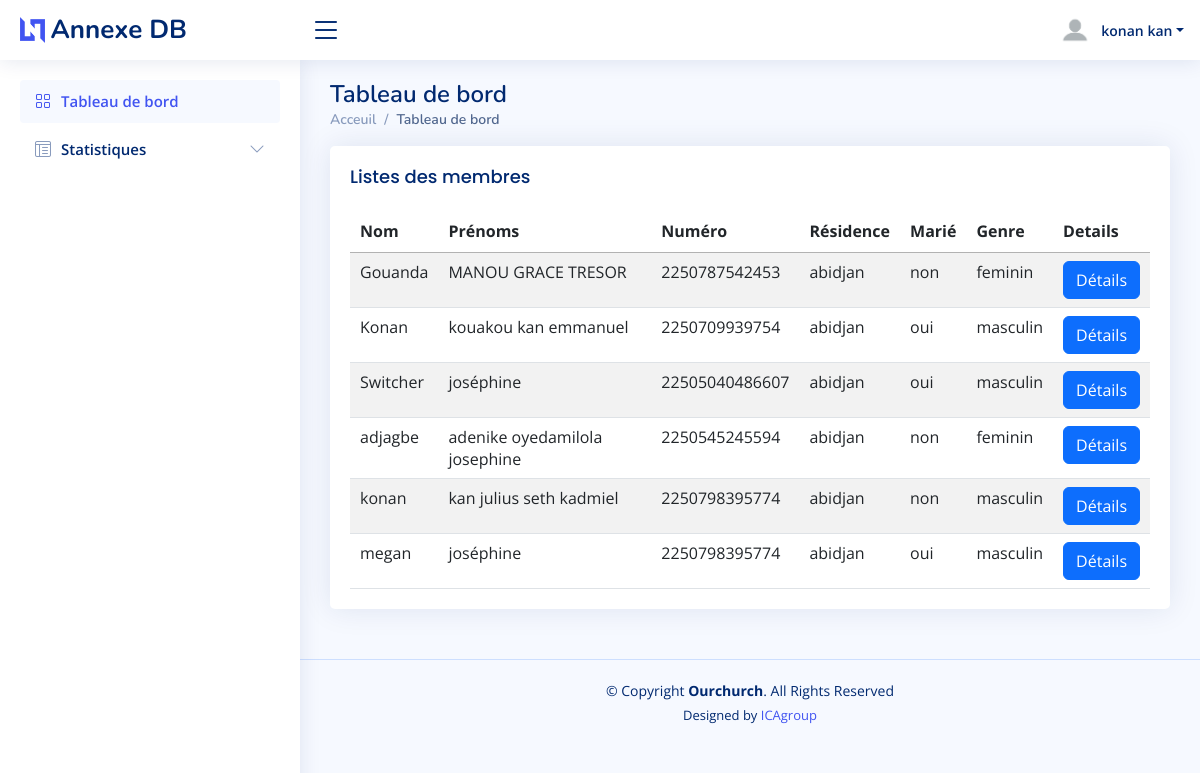
Page /comptes/index (signed in) on the earlier database version.
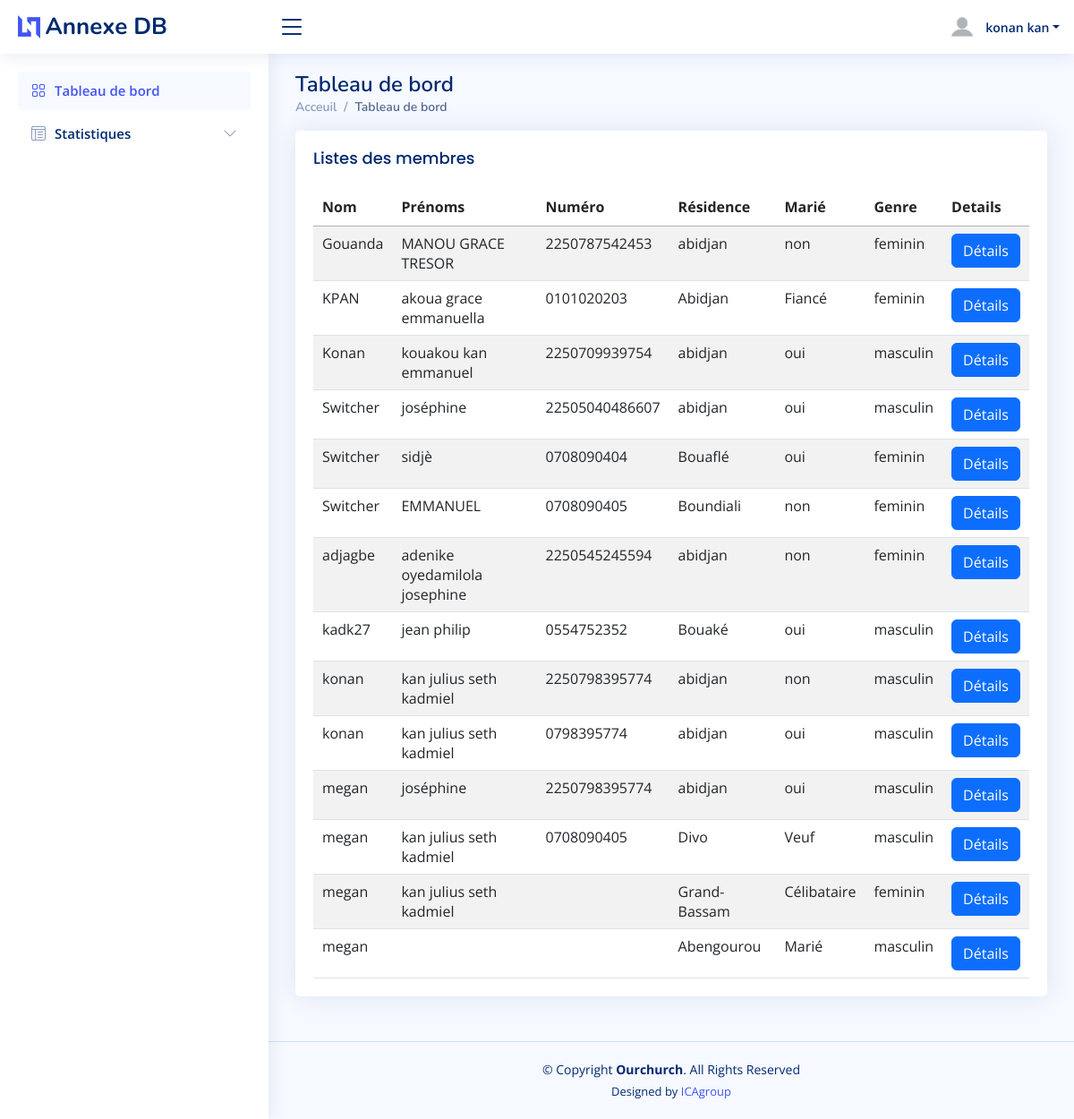
Same page on the later database version.
### formulaires/models.py (models this page shows, shortened)
class Person(models.Model):
    villes = [
        ("Abengourou", "Abengourou"),
        ("Abidjan", "Abidjan"),
        ("Aboisso", "Aboisso"),
        ("Adzopé", "Adzopé"),
        ("Agboville", "Agboville"),
        ("Akoupé", "Akoupé"),
        ("Anyama", "Anyama"),
        ("Bingerville", "Bingerville"),
        ("Bondoukou", "Bondoukou"),
        ("Bouaflé", "Bouaflé"),
        ("Bouaké", "Bouaké"),
        ("Boundiali", "Boundiali"),
        ("Dabou", "Dabou"),
        ("Daloa", "Daloa"),
        ("Daoukro", "Daoukro"),
        ("Dimbokro", "Dimbokro"),
        ("Divo", "Divo"),
        ("Ferkessédougou", "Ferkessédougou"),
        ("Gagnoa", "Gagnoa"),
        ("Grand-Bassam", "Grand-Bassam"),
        ("Guiglo", "Guiglo"),
        ("Issia", "Issia"),
        ("Katiola", "Katiola"),
        ("Korhogo", "Korhogo"),
        ("Lakota", "Lakota"),
        ("Man", "Man"),
        ("Odienné", "Odienné"),
        ("San-Pédro", "San-Pédro"),
        ("Sassandra", "Sassandra"),
        ("Séguéla", "Séguéla"),
        ("Soubré", "Soubré"),
        ("Tiassalé", "Tiassalé"),
        ("Toumodi", "Toumodi"),
        ("Yamoussoukro", "Yamoussoukro"),
        ("Zuénoula", "Zuénoula")
    ]
    communes = [
        ('abobo', 'Abobo'),
        ('adjame', 'Adjamé'),
        ('anyama', 'Anyama'),
        ('attecoube', 'Attécoubé'),
        ('bingerville', 'Bingerville'),
        ('cocody', 'Cocody'),
        ('koumassi', 'Koumassi'),
        ('marcory', 'Marcory'),
        ('plateau', 'Plateau'),
        ('port-bouet', 'Port-Bouët'),
        ('treichville', 'Treichville'),
        ('yopougon', 'Yopougon'),
    ]
    name = models.CharField(max_length=100)
    prenoms = models.CharField(max_length=100)
    email = models.EmailField(max_length=80)
    numero = models.CharField(max_length=14)
    date = models.DateField(null=True, default=None)
    location = models.CharField(max_length=100, blank=True, choices=villes)
    commune = models.CharField(max_length=100, blank=True, choices=communes)
    status = models.CharField(max_length=100)
    genre = models.CharField(max_length=10)

### comptes/views.py (the view)
# urls.py: path('index',views.index, name='index'),
def index(request):
    if not request.user.is_authenticated:
        return redirect('connexion')
    membres = Person.objects.all().order_by('name')
    context={
        'membres': membres
    }
    return render(request, 'pages/index.html', context)

### comptes/templates/pages/index.html (shortened to what this page needs)
{% load static %}
<header>
{% include 'main/header/header.html' %}
{% include 'main/menu/menu.html' %}
</header>
<body>
    <main id="main" class="main">
        <div class="pagetitle">
            <h1>Tableau de bord</h1>
            <nav>
              <ol class="breadcrumb">
                <li class="breadcrumb-item"><a href="{% url 'index' %}">Acceuil</a></li>
                <li class="breadcrumb-item active">Tableau de bord</li>
              </ol>
            </nav>
          </div>
            <section class="section">
              <div class="row">
                <div class="col-12">
                  <div class="card">
                    <div class="card-body col-12">
                      <h5 class="card-title">Listes des membres</h5>
                  <table class="table datatable table-striped">
                    <thead>
                            <tr>
                              <th scope="col">Nom</th>
                              <th scope="col">Prénoms</th>
                              <th scope="col">Numéro</th>
                              <th scope="col">Résidence</th>
                              <th scope="col">Marié</th>
                              <th scope="col">Genre</th>
                              <th scope="col">Details</th>
                            </tr>
                          </thead>
                          <tbody>
                            {% for membre in membres  %}
                            <tr>
                              <td>{{membre.name}} </td>
                              <td>{{membre.prenoms}}</td>
                              <td>{{membre.numero}}</td>
                              <td>{{membre.location}}</td>
                              <td>{{membre.status}}</td>
                              <td>{{membre.genre}}</td>
                              <td><a class="white"href="{% url 'details' membre.id %}"><button type="submit" class="btn btn-primary">Détails</button></a></td>
                            </tr>
                            {% endfor %}
                          </tbody>
                  </table>
                </div>
              </div>
            </div>
          </div>
        </section>
    </main>
<footer>
    {% include 'main/footer/footer.html' %}
</footer>
</body>

### comptes/templates/main/header/header.html (shortened to what this page needs)
{% load static %}
<!DOCTYPE html>
<html lang="en">
<head>
  <link href="{% static 'assets/vendor/bootstrap/css/bootstrap.min.css' %}" rel="stylesheet">
  <link href="{% static 'assets/vendor/bootstrap-icons/bootstrap-icons.css' %}" rel="stylesheet">
  <link href="{% static 'assets/vendor/boxicons/css/boxicons.min.css' %}" rel="stylesheet">
  <link href="{% static 'assets/vendor/quill/quill.snow.css' %}" rel="stylesheet">
  <link href="{% static 'assets/vendor/quill/quill.bubble.css' %}" rel="stylesheet">
  <link href="{% static 'assets/vendor/remixicon/remixicon.css' %}" rel="stylesheet">
  <link href="{% static 'assets/vendor/simple-datatables/style.css' %}" rel="stylesheet">
  <link rel="stylesheet" href="https://cdn.datatables.net/1.13.4/css/jquery.dataTables.css" />
  <link href="{% static 'assets/css/style.css' %}" rel="stylesheet">
</head>

### comptes/templates/main/menu/menu.html (shortened to what this page needs)
{% load static %}
<header id="header" class="header fixed-top d-flex align-items-center">
  <div class="d-flex align-items-center justify-content-between">
    <a href="{% url 'index' %}" class="logo d-flex align-items-center">
      <img src="{% static 'assets/img/logo.png'%}" alt="">
      <span class="d-none d-lg-block">Annexe DB</span>
    </a>
    <i class="bi bi-list toggle-sidebar-btn"></i>
  </div>
  <nav class="header-nav ms-auto">
    <ul class="d-flex align-items-center">
      <li class="nav-item dropdown pe-3">
        <a class="nav-link nav-profile d-flex align-items-center pe-0" href="#" data-bs-toggle="dropdown">
          <img src="{% static 'assets/img/profil.png'%}" alt="Profile" class="rounded-circle">
          <span class="d-none d-md-block dropdown-toggle ps-2">{{user.last_name}}</span>
        </a>
      </li>
    </ul>
  </nav>
</header>
<aside id="sidebar" class="sidebar">
  <ul class="sidebar-nav" id="sidebar-nav">
    <li class="nav-item">
      <a class="nav-link " href="{% url 'index'%}">
        <i class="bi bi-grid"></i>
        <span>Tableau de bord</span>
      </a>
    </li>
    <li class="nav-item">
      <a class="nav-link collapsed" data-bs-target="#tables-nav" data-bs-toggle="collapse" href="#">
        <i class="bi bi-layout-text-window-reverse"></i><span>Statistiques</span><i class="bi bi-chevron-down ms-auto"></i>
      </a>
    </li>
  </ul>
</aside>

### comptes/templates/main/footer/footer.html (shortened to what this page needs)
{% load static %}
<footer id="footer" class="footer">
    <div class="copyright">
      &copy; Copyright <strong><span>Ourchurch</span></strong>. All Rights Reserved
    </div>
    <div class="credits">
      Designed by <a href="#">ICAgroup</a>
    </div>
  </footer>

### comptes/static/assets/css/style.css (style rules this page uses)
:root { scroll-behavior: smooth; }
body { font-family: "Open Sans", sans-serif; background: #f6f9ff; color: #444444; }
a { color: #4154f1; text-decoration: none; }
h1, h2, h3, h4, h5, h6 { font-family: "Nunito", sans-serif; }
#main { margin-top: 60px; padding: 20px 30px; transition: all 0.3s; }
.pagetitle { margin-bottom: 10px; }
.pagetitle h1 { font-size: 24px; margin-bottom: 0; font-weight: 600; color: #012970; }
.card { margin-bottom: 30px; border: none; border-radius: 5px; box-shadow: 0px 0 30px rgba(1, 41, 112, 0.1); }
.card-title { padding: 20px 0 15px 0; font-size: 18px; font-weight: 500; color: #012970; font-family: "Poppins", sans-serif; }
.card-body { padding: 0 20px 20px 20px; }
.breadcrumb { font-size: 14px; font-family: "Nunito", sans-serif; color: #899bbd; font-weight: 600; }
.breadcrumb a { color: #899bbd; transition: 0.3s; }
.breadcrumb .breadcrumb-item::before { color: #899bbd; }
.breadcrumb .active { color: #51678f; font-weight: 600; }
.logo { line-height: 1; }
@media (min-width: 1200px) { .logo { width: 280px; } }
.logo img { max-height: 26px; margin-right: 6px; }
.logo span { font-size: 26px; font-weight: 700; color: #012970; font-family: "Nunito", sans-serif; }
.header { transition: all 0.5s; z-index: 997; height: 60px; box-shadow: 0px 2px 20px rgba(1, 41, 112, 0.1); background-color: #fff; padding-left: 20px; }
.header .toggle-sidebar-btn { font-size: 32px; padding-left: 10px; cursor: pointer; color: #012970; }
.header-nav ul { list-style: none; }
.header-nav>ul { margin: 0; padding: 0; }
.header-nav .nav-profile { color: #012970; }
.header-nav .nav-profile img { max-height: 36px; }
.header-nav .nav-profile span { font-size: 14px; font-weight: 600; }
.sidebar { position: fixed; top: 60px; left: 0; bottom: 0; width: 300px; z-index: 996; transition: all 0.3s; padding: 20px; overflow-y: auto; scrollbar-width: thin; scrollbar-color: #aab7cf transparent; box-shadow: 0px 0px 20px rgba(1, 41, 112, 0.1); background-color: #fff; }
@media (min-width: 1200px) { #main, #footer { margin-left: 300px; } }
.sidebar-nav { padding: 0; margin: 0; list-style: none; }
.sidebar-nav li { padding: 0; margin: 0; list-style: none; }
.sidebar-nav .nav-item { margin-bottom: 5px; }
.sidebar-nav .nav-link { display: flex; align-items: center; font-size: 15px; font-weight: 600; color: #4154f1; transition: 0.3; background: #f6f9ff; padding: 10px 15px; border-radius: 4px; }
.sidebar-nav .nav-link i { font-size: 16px; margin-right: 10px; color: #4154f1; }
.sidebar-nav .nav-link.collapsed { color: #012970; background: #fff; }
.sidebar-nav .nav-link.collapsed i { color: #899bbd; }
.sidebar-nav .nav-link .bi-chevron-down { margin-right: 0; transition: transform 0.2s ease-in-out; }
.footer { padding: 20px 0; font-size: 14px; transition: all 0.3s; border-top: 1px solid #cddfff; }
.footer .copyright { text-align: center; color: #012970; }
.footer .credits { padding-top: 5px; text-align: center; font-size: 13px; color: #012970; }

### comptes/templates/pages/index.html (style rules this page uses)
.white { color:white; }

Differences in the rows shown:
added Person: name "KPAN", prenoms "akoua grace emmanuella", numero "0101020203", location "Abidjan", status "Fiancé", genre "feminin"
added Person: name "Switcher", prenoms "sidjè", numero "0708090404", location "Bouaflé", status "oui", genre "feminin"
added Person: name "Switcher", prenoms "EMMANUEL", numero "0708090405", location "Boundiali", status "non", genre "feminin"
added Person: name "kadk27", prenoms "jean philip", numero "0554752352", location "Bouaké", status "oui", genre "masculin"
added Person: name "konan", prenoms "kan julius seth kadmiel", numero "0798395774", location "abidjan", status "oui", genre "masculin"
added Person: name "megan", prenoms "kan julius seth kadmiel", numero "0708090405", location "Divo", status "Veuf", genre "masculin"
added Person: name "megan", prenoms "kan julius seth kadmiel", location "Grand-Bassam", status "Célibataire", genre "feminin"
added Person: name "megan", location "Abengourou", status "Marié", genre "masculin"
